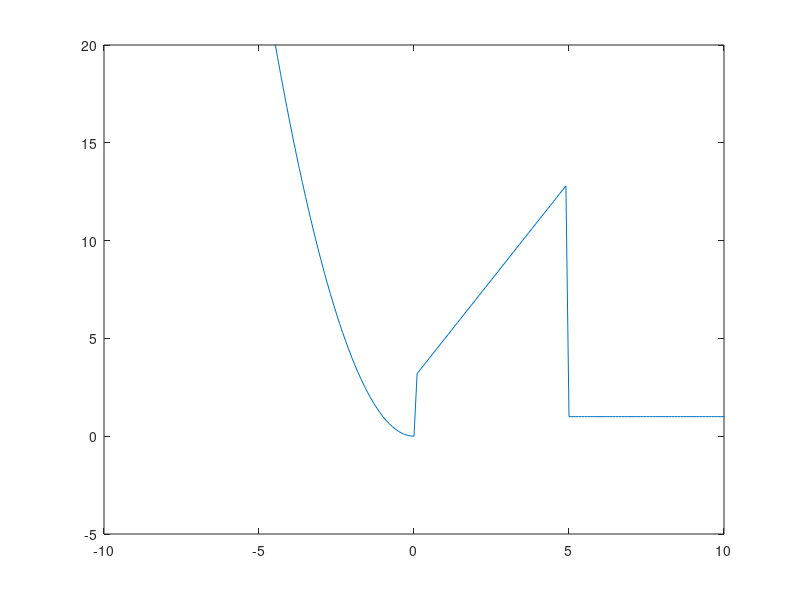

Here is the MATLAB script that generated this plot:
% 绘制分段函数
%    「 x^2, x<=0
% y =   2*x+3, 0<x<5
%       1, x>=5 」

x = -50:0.1:50;
y = (x.^2).*(x<=0) + (2*x+3).*(x>0 & x<5) + (1).*(x>=5);    % 注意乘方运算要使用 .*
figure;
plot(x,y);

axis([-10,10,-5,20]);   % 指定xy轴范围，要放在plot之后
